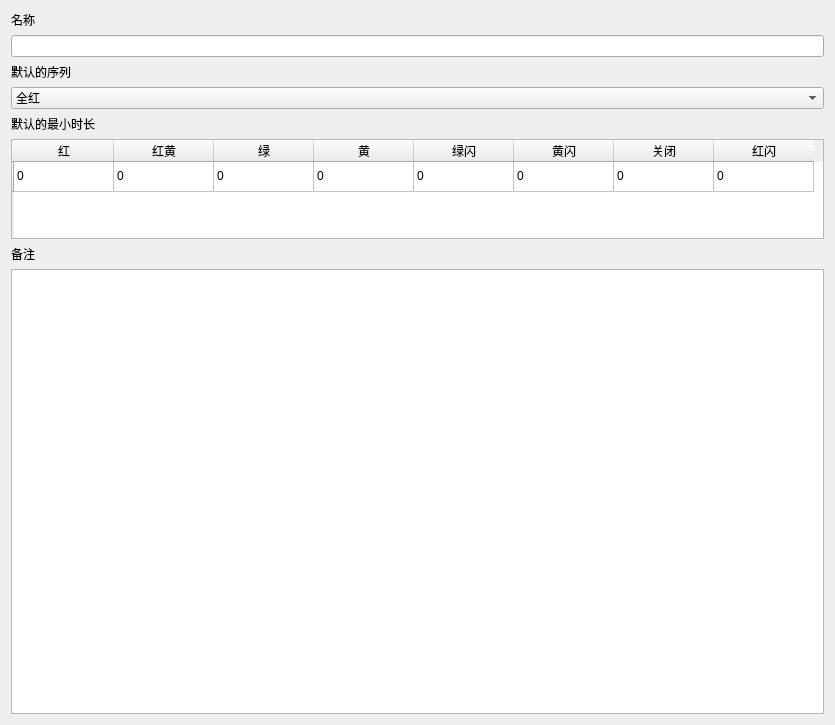
<?xml version="1.0" encoding="UTF-8"?>
<ui version="4.0">
 <class>SignalWidget</class>
 <widget class="QWidget" name="SignalWidget">
  <property name="geometry">
   <rect>
    <x>0</x>
    <y>0</y>
    <width>835</width>
    <height>725</height>
   </rect>
  </property>
  <property name="windowTitle">
   <string>SignalWidget</string>
  </property>
  <layout class="QGridLayout" name="gridLayout">
   <item row="0" column="0">
    <layout class="QVBoxLayout" name="verticalLayout">
     <item>
      <widget class="QLabel" name="label">
       <property name="text">
        <string>名称</string>
       </property>
      </widget>
     </item>
     <item>
      <widget class="QLineEdit" name="nameLineEdit"/>
     </item>
    </layout>
   </item>
   <item row="1" column="0">
    <layout class="QVBoxLayout" name="verticalLayout_2">
     <item>
      <widget class="QLabel" name="label_2">
       <property name="maximumSize">
        <size>
         <width>16777215</width>
         <height>20</height>
        </size>
       </property>
       <property name="text">
        <string>默认的序列</string>
       </property>
      </widget>
     </item>
     <item>
      <widget class="QComboBox" name="typeComboBox">
       <property name="maximumSize">
        <size>
         <width>16777215</width>
         <height>16777215</height>
        </size>
       </property>
       <property name="iconSize">
        <size>
         <width>90</width>
         <height>16</height>
        </size>
       </property>
       <item>
        <property name="text">
         <string>全红</string>
        </property>
        <property name="icon">
         <iconset resource="mainwindow.qrc">
          <normaloff>:/lights/red</normaloff>:/lights/red</iconset>
        </property>
       </item>
       <item>
        <property name="text">
         <string>全绿</string>
        </property>
        <property name="icon">
         <iconset resource="mainwindow.qrc">
          <normaloff>:/lights/green</normaloff>:/lights/green</iconset>
        </property>
       </item>
       <item>
        <property name="text">
         <string>红-红黄-绿-黄</string>
        </property>
        <property name="icon">
         <iconset resource="mainwindow.qrc">
          <normaloff>:/type/red_redamber_green_amber</normaloff>:/type/red_redamber_green_amber</iconset>
        </property>
       </item>
       <item>
        <property name="text">
         <string>红-绿</string>
        </property>
        <property name="icon">
         <iconset resource="mainwindow.qrc">
          <normaloff>:/type/red_green</normaloff>:/type/red_green</iconset>
        </property>
       </item>
       <item>
        <property name="text">
         <string>红-红黄-绿-绿闪-黄</string>
        </property>
        <property name="icon">
         <iconset resource="mainwindow.qrc">
          <normaloff>:/type/red_redamber_green_flashgreen_amber</normaloff>:/type/red_redamber_green_flashgreen_amber</iconset>
        </property>
       </item>
       <item>
        <property name="text">
         <string>红-绿-绿闪</string>
        </property>
        <property name="icon">
         <iconset resource="mainwindow.qrc">
          <normaloff>:/type/red_green_flashgreen</normaloff>:/type/red_green_flashgreen</iconset>
        </property>
       </item>
       <item>
        <property name="text">
         <string>红-绿-黄</string>
        </property>
        <property name="icon">
         <iconset resource="mainwindow.qrc">
          <normaloff>:/type/red_green_amber</normaloff>:/type/red_green_amber</iconset>
        </property>
       </item>
       <item>
        <property name="text">
         <string>黄闪</string>
        </property>
        <property name="icon">
         <iconset resource="mainwindow.qrc">
          <normaloff>:/lights/flash_amber</normaloff>:/lights/flash_amber</iconset>
        </property>
       </item>
       <item>
        <property name="text">
         <string>关灯</string>
        </property>
        <property name="icon">
         <iconset resource="mainwindow.qrc">
          <normaloff>:/lights/off</normaloff>:/lights/off</iconset>
        </property>
       </item>
       <item>
        <property name="text">
         <string>红灯-关灯</string>
        </property>
        <property name="icon">
         <iconset resource="mainwindow.qrc">
          <normaloff>:/type/red_off</normaloff>:/type/red_off</iconset>
        </property>
       </item>
       <item>
        <property name="text">
         <string>红灯-关灯-黄</string>
        </property>
        <property name="icon">
         <iconset resource="mainwindow.qrc">
          <normaloff>:/type/red_off_amber</normaloff>:/type/red_off_amber</iconset>
        </property>
       </item>
       <item>
        <property name="text">
         <string>关灯-绿</string>
        </property>
        <property name="icon">
         <iconset resource="mainwindow.qrc">
          <normaloff>:/type/off_green</normaloff>:/type/off_green</iconset>
        </property>
       </item>
       <item>
        <property name="text">
         <string>黄闪-关灯</string>
        </property>
        <property name="icon">
         <iconset resource="mainwindow.qrc">
          <normaloff>:/type/flashamber_off</normaloff>:/type/flashamber_off</iconset>
        </property>
       </item>
       <item>
        <property name="text">
         <string>红-绿-红闪</string>
        </property>
        <property name="icon">
         <iconset resource="mainwindow.qrc">
          <normaloff>:/type/red_green_flashred</normaloff>:/type/red_green_flashred</iconset>
        </property>
       </item>
       <item>
        <property name="text">
         <string>红闪-关灯</string>
        </property>
        <property name="icon">
         <iconset resource="mainwindow.qrc">
          <normaloff>:/type/flashred_off</normaloff>:/type/flashred_off</iconset>
        </property>
       </item>
      </widget>
     </item>
    </layout>
   </item>
   <item row="2" column="0">
    <widget class="QLabel" name="label_3">
     <property name="text">
      <string>默认的最小时长</string>
     </property>
    </widget>
   </item>
   <item row="3" column="0">
    <widget class="QTableWidget" name="typeTableWidget">
     <property name="maximumSize">
      <size>
       <width>16777215</width>
       <height>100</height>
      </size>
     </property>
     <row>
      <property name="text">
       <string/>
      </property>
     </row>
     <column>
      <property name="text">
       <string>红</string>
      </property>
      <property name="textAlignment">
       <set>AlignHCenter|AlignVCenter|AlignCenter</set>
      </property>
      <property name="icon">
       <iconset resource="mainwindow.qrc">
        <normaloff>:/lights/red</normaloff>:/lights/red</iconset>
      </property>
     </column>
     <column>
      <property name="text">
       <string>红黄</string>
      </property>
      <property name="icon">
       <iconset resource="mainwindow.qrc">
        <normaloff>:/lights/red_amber</normaloff>:/lights/red_amber</iconset>
      </property>
     </column>
     <column>
      <property name="text">
       <string>绿</string>
      </property>
      <property name="icon">
       <iconset resource="mainwindow.qrc">
        <normaloff>:/lights/green</normaloff>:/lights/green</iconset>
      </property>
     </column>
     <column>
      <property name="text">
       <string>黄</string>
      </property>
      <property name="icon">
       <iconset resource="mainwindow.qrc">
        <normaloff>:/lights/amber</normaloff>:/lights/amber</iconset>
      </property>
     </column>
     <column>
      <property name="text">
       <string>绿闪</string>
      </property>
      <property name="icon">
       <iconset resource="mainwindow.qrc">
        <normaloff>:/lights/flashing_green</normaloff>:/lights/flashing_green</iconset>
      </property>
     </column>
     <column>
      <property name="text">
       <string>黄闪</string>
      </property>
      <property name="icon">
       <iconset resource="mainwindow.qrc">
        <normaloff>:/lights/flash_amber</normaloff>:/lights/flash_amber</iconset>
      </property>
     </column>
     <column>
      <property name="text">
       <string>关闭</string>
      </property>
      <property name="icon">
       <iconset resource="mainwindow.qrc">
        <normaloff>:/lights/off</normaloff>:/lights/off</iconset>
      </property>
     </column>
     <column>
      <property name="text">
       <string>红闪</string>
      </property>
      <property name="icon">
       <iconset resource="mainwindow.qrc">
        <normaloff>:/lights/flashing_red</normaloff>:/lights/flashing_red</iconset>
      </property>
     </column>
     <item row="0" column="0">
      <property name="text">
       <string>0</string>
      </property>
     </item>
     <item row="0" column="1">
      <property name="text">
       <string>0</string>
      </property>
     </item>
     <item row="0" column="2">
      <property name="text">
       <string>0</string>
      </property>
     </item>
     <item row="0" column="3">
      <property name="text">
       <string>0</string>
      </property>
     </item>
     <item row="0" column="4">
      <property name="text">
       <string>0</string>
      </property>
     </item>
     <item row="0" column="5">
      <property name="text">
       <string>0</string>
      </property>
     </item>
     <item row="0" column="6">
      <property name="text">
       <string>0</string>
      </property>
     </item>
     <item row="0" column="7">
      <property name="text">
       <string>0</string>
      </property>
     </item>
    </widget>
   </item>
   <item row="4" column="0">
    <layout class="QVBoxLayout" name="verticalLayout_5">
     <item>
      <widget class="QLabel" name="label_4">
       <property name="text">
        <string>备注</string>
       </property>
      </widget>
     </item>
     <item>
      <widget class="QTextEdit" name="bakTextEdit"/>
     </item>
    </layout>
   </item>
  </layout>
 </widget>
 <resources>
  <include location="mainwindow.qrc"/>
 </resources>
 <connections/>
 <slots>
  <slot>typeChanged(int)</slot>
 </slots>
</ui>
